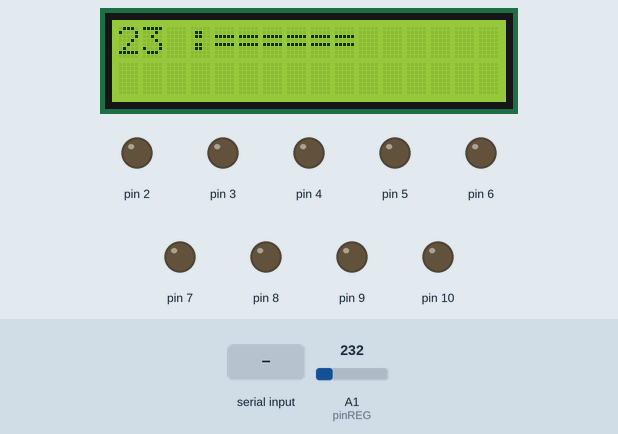
Bench run of a sketch on a simulated Arduino Uno, built with avr-gcc and run on an emulated ATmega328P. Parts: 16×2 character LCD, output pins drawn as LEDs (lit = HIGH). The test bench sets the inputs (shaded band); at power-on: A1 (pinREG) = 232. What the sketch prints to the serial monitor is not drawn.

Above: at 1.2 s.
1.3 s: "1" received over Serial
At 2.1 s:
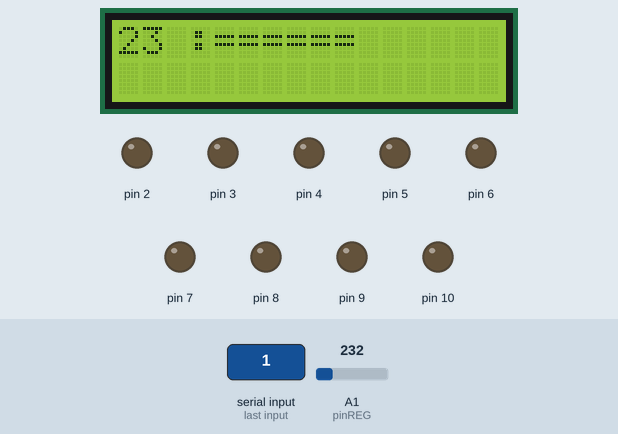
2.9 s: "2" received over Serial
At 4.2 s:
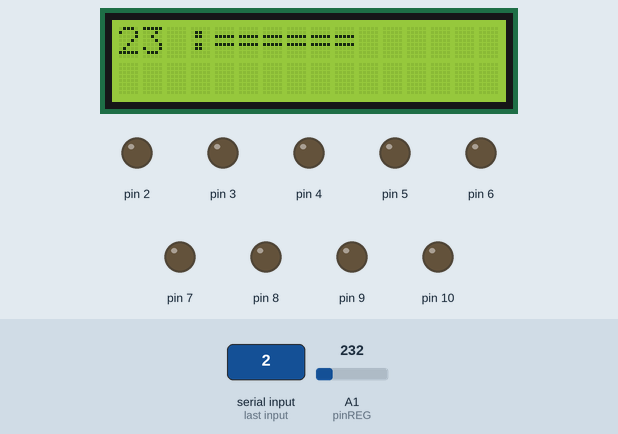
4.5 s: "3" received over Serial
At 5.7 s:
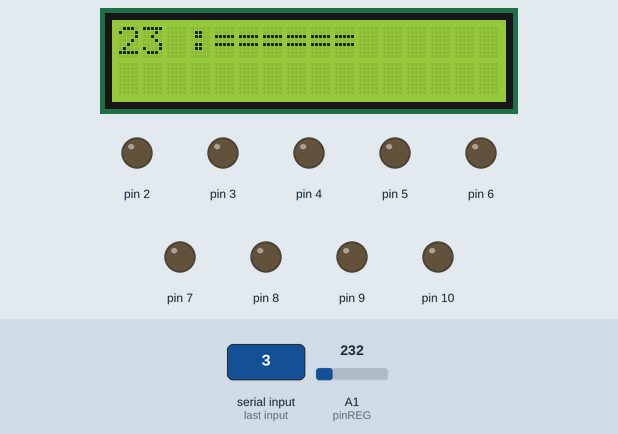
6.1 s: "4" received over Serial
At 6.9 s:
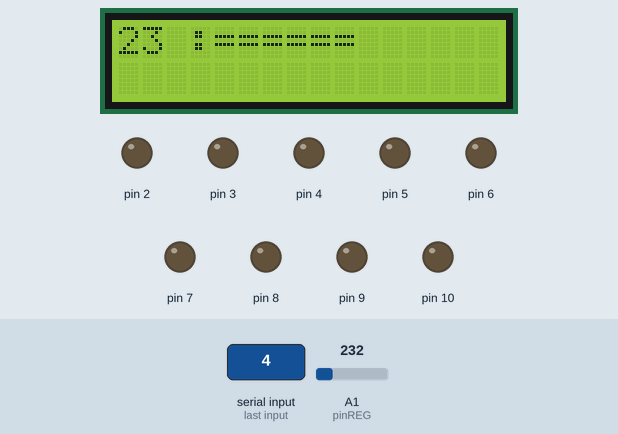
7.7 s: A1 (pinREG) set to 250
At 8.3 s:
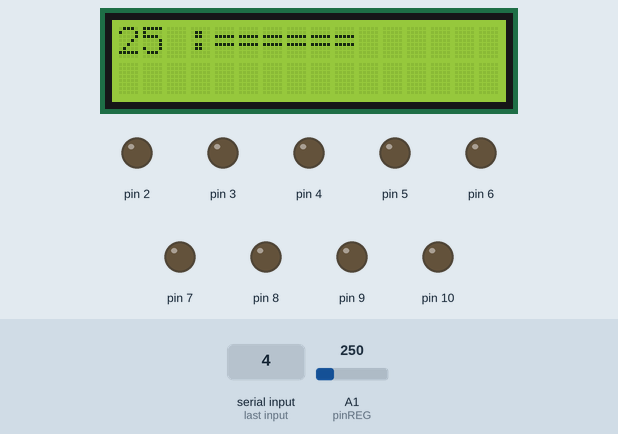
9.2 s: "5" received over Serial
At 10.5 s:
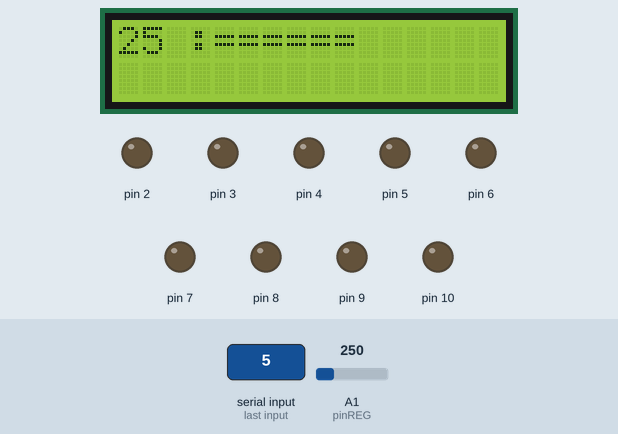
Timing chart, 0 to 11.8 s (numbered marks = the images above; inputs shaded):
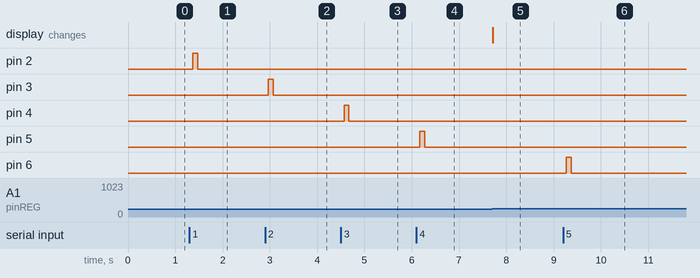

Measured:
- after the input at 1.3 s, pin 2: LOW → HIGH after 0.07 s, → LOW 0.10 s later
- after the input at 2.9 s, pin 3: LOW → HIGH after 0.07 s, → LOW 0.10 s later
- after the input at 4.5 s, pin 4: LOW → HIGH after 0.07 s, → LOW 0.10 s later
- after the input at 6.1 s, pin 5: LOW → HIGH after 0.07 s, → LOW 0.10 s later
- after the input at 7.7 s, the display: changes at once (image 5)
- after the input at 9.2 s, pin 6: LOW → HIGH after 0.07 s, → LOW 0.10 s later

The sketch:

AduinoApp.ino
```cpp
#include <MsTimer2.h>
#include <Wire.h>
#include <LiquidCrystal_I2C.h>

LiquidCrystal_I2C lcd(0x27,16,2);

const int pinREG = A1;

//응용
int registerVal = -1;

int lampStart = 2;
int lampCount = 9;

float temperature;
int reading;
int lm35Pin = A0;

int readRefresh = 10;

void setup() {
  analogReference(INTERNAL);
  Serial.begin(9600);
  Serial.println("=========== app setup ===============");

  //pinMode(pinREG,INPUT);

  pinMode(2, OUTPUT);
  pinMode(3, OUTPUT);
  pinMode(4, OUTPUT);
  pinMode(5, OUTPUT);
  pinMode(6, OUTPUT);
  pinMode(7, OUTPUT);
  pinMode(8, OUTPUT);
  pinMode(9, OUTPUT);
  pinMode(10, OUTPUT);

  lcd.init();  // LCD초기 설정
  lcd.backlight(); // LCD초기 설정
  lcd.setCursor(0,0);
  lcd.print("hello");

  MsTimer2::set(100, onTimer);
  MsTimer2::start();

}


void lampUpDown(int outPin){
  Serial.print("read :");
  Serial.println(outPin);
  int pinNum = outPin+1;
  digitalWrite(outPin+1, HIGH);

  //delay(100);
  //digitalWrite(outPin, LOW);
  //delay(100);
}

void lampAllDown(){
  digitalWrite(2, LOW);
  digitalWrite(3, LOW);
  digitalWrite(4, LOW);
  digitalWrite(5, LOW);
  digitalWrite(6, LOW);
  digitalWrite(7, LOW);
  digitalWrite(8, LOW);
  digitalWrite(9, LOW);
  digitalWrite(10, LOW);
}

void displayRegister(){
  int curval = analogRead(pinREG) / 10;
  if(curval!=registerVal){
      lcd.setCursor(0,0);
      lcd.print(curval);
      lcd.print(" :======");
      registerVal = curval;
  }
}

void serialLamp(){
  char input = Serial.read();
  readRefresh--;

  switch(input){
    case '1':
      lampUpDown(1);
      break;
    case '2':
      lampUpDown(2);
      break;
    case '3':
      lampUpDown(3);
      break;
    case '4':
      lampUpDown(4);
      break;
    case '5':
      lampUpDown(5);
      break;
    case '6':
      lampUpDown(6);
      break;
    case '7':
      lampUpDown(7);
      break;
    case '8':
      lampUpDown(8);
      break;
    case '9':
      lampUpDown(9);
      break;
    default:
      lampAllDown();
      break;
  }

  if(readRefresh<0){
    readRefresh = 10;
    Serial.print("Speed:");
    Serial.println(registerVal);

    //lcd.setCursor(0,0);
    //lcd.print(registerVal);
    //lcd.print(" :======");
  }
}

void loop() {
  displayRegister();
}

void onTimer(){
  serialLamp();
}
```
